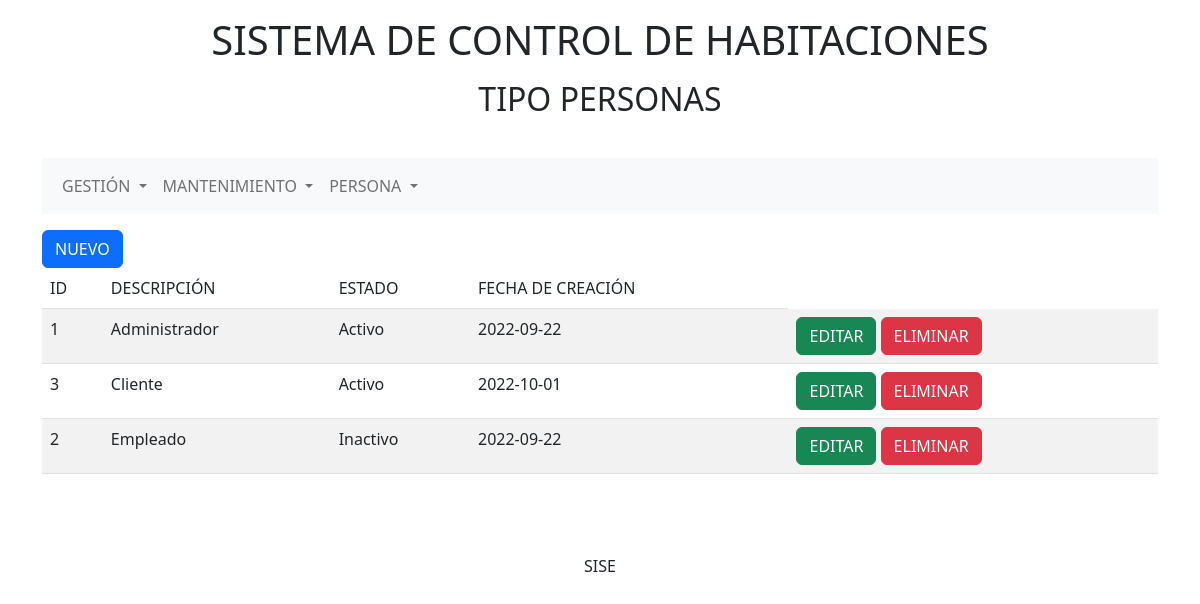
The app's page /vista/tipo_persona/index.php with its own data.
### tables this page shows
CREATE TABLE IF NOT EXISTS `tipo_persona` (
  `IdTipoPersona` int(11) NOT NULL AUTO_INCREMENT,
  `Descripcion` varchar(50) DEFAULT NULL,
  `IdEstado` tinyint(1) DEFAULT '1',
  `FechaCreacion` date DEFAULT NULL,
  PRIMARY KEY (`IdTipoPersona`),
  KEY `FK_Estado` (`IdEstado`)
);

CREATE TABLE IF NOT EXISTS `estado` (
  `IdEstado` int(11) NOT NULL AUTO_INCREMENT,
  `Descripcion` varchar(50) DEFAULT NULL,
  `FechaCreacion` date NOT NULL,
  PRIMARY KEY (`IdEstado`)
);

### controlador/tipo_persona.php (called while the page is built, shortened)
<?php
require_once("../../modelo/tipo_persona.php");
class tipoPersonaController{
    public static function index(){
        $tipoPersona  = new tipoPersona();
        $dato       =   $tipoPersona->mostrarv2("tipo_persona","1");
        require_once("../../vista/tipo_persona/listar.php");
    }
}?>

### modelo/tipo_persona.php (called while the page is built, shortened)
<?php
class tipoPersona{
    public function __construct(){
        require_once('../../class/mysql_crud.php');
    }
    public function mostrarv2($tabla,$condicion){
        $db = new Database();
        $db->connect();
        $q= "SELECT tipo_persona.IdTipoPersona, tipo_persona.Descripcion, estado.Descripcion as Estado, tipo_persona.FechaCreacion
        FROM $tabla  INNER JOIN estado ON estado.IdEstado = tipo_persona.IdEstado
        where ".$condicion." ORDER BY tipo_persona.Descripcion ASC";
        $db->selectQuery($q);
        $res = $db->getResult();
        return $res;
    }
}

### class/mysql_crud.php (called while the page is built, shortened)
<?php
class Database{
	private $db_host = "localhost";
	private $db_user = "root";
	private $db_pass = "";
	private $db_name = "db_hotel";
	private $con = false;
    private $myconn = "";
	private $result = array();
	public function connect(){
		if(!$this->con){
			$this->myconn = new mysqli($this->db_host,$this->db_user,$this->db_pass,$this->db_name);
            if($this->myconn->connect_errno > 0){
                array_push($this->result,$this->myconn->connect_error);
                return false;
            }else{
                $this->con = true;
                return true;
            }
        }else{
            return true;
        }
	}
	public function selectQuery($q){
		$query = $this->myconn->query($q);
		$query = $this->myconn->query($q);
		if($query){
			$this->numResults = $query->num_rows;
			for($i = 0; $i < $this->numResults; $i++){
				$r = $query->fetch_array();
				$key = array_keys($r);
				for($x = 0; $x < count($key); $x++){
					if(!is_int($key[$x])){
						if($query->num_rows >= 1){
							$this->result[$i][$key[$x]] = $r[$key[$x]];
						}else{
							$this->result[$i][$key[$x]] = null;
						}
					}
				}
			}
			return true;
		}else{
			array_push($this->result,$this->myconn->error);
			return false;
		}
    }
    public function getResult(){
        $val = $this->result;
        $this->result = array();
        return $val;
    }
}

### vista/tipo_persona/listar.php (the view, shortened to what this page needs)
<div class="col-md-12">
    <a href="index.php?m=nuevo" class="btn btn-primary">NUEVO</a>
    <table class="table table-striped">
        <thead>
            <tr>
                <td>ID</td>
                <td>DESCRIPCIÓN</td>
                <td>ESTADO</td>
                <td>FECHA DE CREACIÓN</td>
            </tr>
        </thead>
        <tbody>
            <?php
                if(!empty($dato)):
                    foreach($dato as $key => $v):
                        ?>
                        <tr>
                            <td><?php echo $v['IdTipoPersona'] ?> </td>
                            <td><?php echo $v['Descripcion'] ?> </td>
                            <td><?php echo $v['Estado'] ?> </td>
                            <td><?php echo $v['FechaCreacion'] ?> </td>
                            <td>
                                <a class="btn btn-success" href="index.php?m=editar&id=<?php echo $v['IdTipoPersona']?>">EDITAR</a>
                                <a class="btn btn-danger" href="index.php?m=eliminar&id=<?php echo $v['IdTipoPersona']?>" onclick="return confirm('¿Está seguro de eliminar el registro?'); false">ELIMINAR</a>
                            </td>
                        </tr>
                    <?php endforeach ?>
                <?php else: ?>
                    <tr>
                        <td colspan="3">NO HAY REGISTROS</td>
                    </tr>
                <?php endif ?>
        </tbody>
    </table>
</div>

### records on screen
tipo_persona: IdTipoPersona "1", Descripcion "Administrador", IdEstado.Descripcion "Activo", FechaCreacion "2022-09-22"
tipo_persona: IdTipoPersona "3", Descripcion "Cliente", IdEstado.Descripcion "Activo", FechaCreacion "2022-10-01"
tipo_persona: IdTipoPersona "2", Descripcion "Empleado", IdEstado.Descripcion "Inactivo", FechaCreacion "2022-09-22"

### other values on screen
$vista "TIPO PERSONAS"
